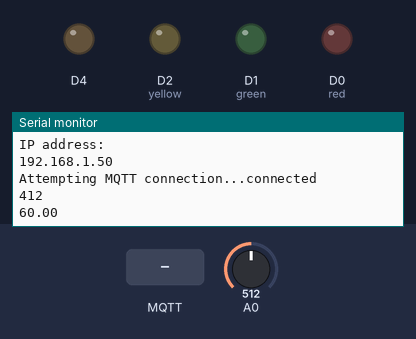
Recording of a sketch running on a simulated ESP8266 (NodeMCU). Parts: output pins drawn as LEDs (lit = HIGH), the last lines printed to the serial monitor. Inputs (shaded band) come from the test bench; at power-on: A0 = 512. WiFi joins after 1.5 s; servers stay silent unless stated; random numbers use the default seed unless the sketch sets one; no MQTT or app messages arrive unless stated.

Above: at 2.7 s.
2.8 s: MQTT message "Red" arrives on the first subscribed topic
At 3.3 s:
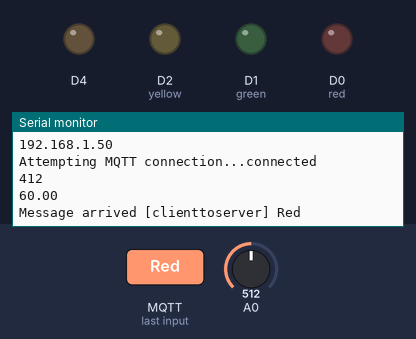
4.3 s: MQTT message "Green" arrives on the first subscribed topic
At 5.5 s:
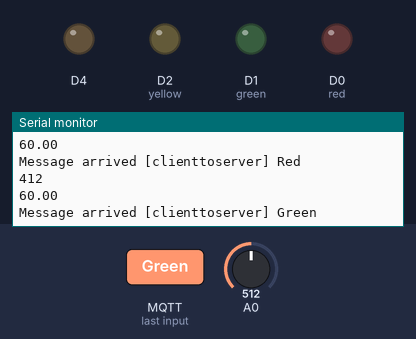
5.8 s: MQTT message "Yellow" arrives on the first subscribed topic
At 5.96 s:
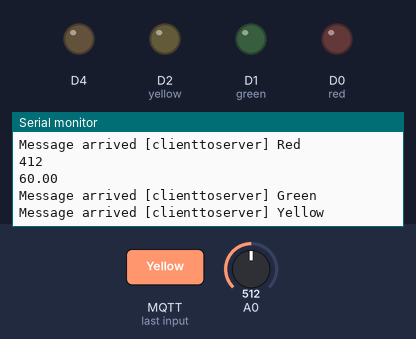
Timing chart, 0 to 8.8 s (numbered marks = the images above; inputs shaded):
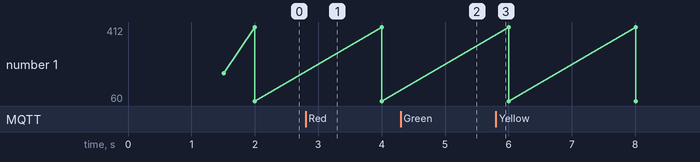

The sketch:

IoT_Node.ino
```cpp
/*
  Basic ESP8266 MQTT example
  This sketch demonstrates the capabilities of the pubsub library in combination
  with the ESP8266 board/library.
  It connects to an MQTT server then:
  - publishes "hello world" to the topic "outTopic" every two seconds
  - subscribes to the topic "inTopic", printing out any messages
    it receives. NB - it assumes the received payloads are strings not binary
  - If the first character of the topic "inTopic" is an 1, switch ON the ESP Led,
    else switch it off
  It will reconnect to the server if the connection is lost using a blocking
  reconnect function. See the 'mqtt_reconnect_nonblocking' example for how to
  achieve the same result without blocking the main loop.
  To install the ESP8266 board, (using Arduino 1.6.4+):
  - Add the following 3rd party board manager under "File -> Preferences -> Additional Boards Manager URLs":
       http://arduino.esp8266.com/stable/package_esp8266com_index.json
  - Open the "Tools -> Board -> Board Manager" and click install for the ESP8266"
  - Select your ESP8266 in "Tools -> Board"
*/

#include <ESP8266WiFi.h>
#include <PubSubClient.h>
#include <ArduinoJson.h>

// Update these with values suitable for your network.

const char* ssid = "VNU-IS 501";
const char* password = "Vnu.edu.vn";
const char* mqtt_server = "10.11.51.179";

WiFiClient espClient;
PubSubClient client(espClient);
unsigned long lastMsg = 0;
#define MSG_BUFFER_SIZE	(50)
char msg[MSG_BUFFER_SIZE];
int value = 0;

void setup_wifi() {

  delay(10);
  // We start by connecting to a WiFi network
  Serial.println();
  Serial.print("Connecting to ");
  Serial.println(ssid);

  WiFi.mode(WIFI_STA);
  WiFi.begin(ssid, password);

  while (WiFi.status() != WL_CONNECTED) {
    delay(500);
    Serial.print(".");
  }

  randomSeed(micros());

  Serial.println("");
  Serial.println("WiFi connected");
  Serial.println("IP address: ");
  Serial.println(WiFi.localIP());
}

void callback(char* topic, byte* payload, unsigned int length) {
  Serial.print("Message arrived [");
  Serial.print(topic);
  Serial.print("] ");
  for (int i = 0; i < length; i++) {
    Serial.print((char)payload[i]);
  }
  Serial.println();
  StaticJsonDocument <256> doc;
  deserializeJson(doc,payload);

  // deserializeJson(doc,str); can use string instead of payload
  const char* led = doc["LED"];
  bool value = doc["value"];
  // Switch on the LED if an 1 was received as first character
  if (strcmp(led, "Red") == 0) {
    digitalWrite(D0, HIGH);
    digitalWrite(D1,LOW);
    digitalWrite(D2,LOW);
}
  else if (strcmp(led, "Green") == 0) {
    digitalWrite(D0,LOW);
    digitalWrite(D1, HIGH);
    digitalWrite(D2,LOW);
}
  else if (strcmp(led, "Yellow") == 0) {
    digitalWrite(D0,LOW);
    digitalWrite(D1,LOW);
    digitalWrite(D2, HIGH);

}
}

void reconnect() {
  // Loop until we're reconnected
  while (!client.connected()) {
    Serial.print("Attempting MQTT connection...");
    // Create a random client ID
    String clientId = "ESP8266Client-";
    clientId += String(random(0xffff), HEX);
    // Attempt to connect
    if (client.connect(clientId.c_str())) {
      Serial.println("connected");
      // Once connected, publish an announcement...
      client.publish("servertoclient", "hello IoT Gateway...");
      // ... and resubscribe
      client.subscribe("clienttoserver");
    } else {
      Serial.print("failed, rc=");
      Serial.print(client.state());
      Serial.println(" try again in 5 seconds");
      // Wait 5 seconds before retrying
      delay(5000);
    }
  }
}

void setup() {
  pinMode(BUILTIN_LED, OUTPUT);     // Initialize the BUILTIN_LED pin as an output
  pinMode(A0, INPUT);
  pinMode(D0,OUTPUT); //red
  pinMode(D1,OUTPUT); //green
  pinMode(D2,OUTPUT); //yellow
  Serial.begin(115200);
  setup_wifi();
  client.setServer(mqtt_server, 1883);
  client.setCallback(callback);
}

void loop() {

  if (!client.connected()) {
    reconnect();
  }
  client.loop();

  unsigned long now = millis();
  if (now - lastMsg > 2000) {
    lastMsg = now;
    DynamicJsonDocument doc(1024);
    JsonObject obj=doc.as<JsonObject>();
    int analogValue = analogRead(A0)-100;
    Serial.println(analogValue);
    float percent =100-analogValue*100/1023;
    Serial.println(percent);
    doc["sensor"] = "Moil moisture";
    doc["value"] = percent;
    char jsonStr[60];
    serializeJson(doc, jsonStr);
    Serial.println();
    client.publish("servertoclient", jsonStr);
  }
}
```

Measured:
- after the input at 2.8 s, the serial monitor: prints a new line at once (image 1)
- after the input at 4.3 s, the serial monitor: prints a new line at once (image 2)
- after the input at 5.8 s, the serial monitor: prints a new line at once (image 3)
